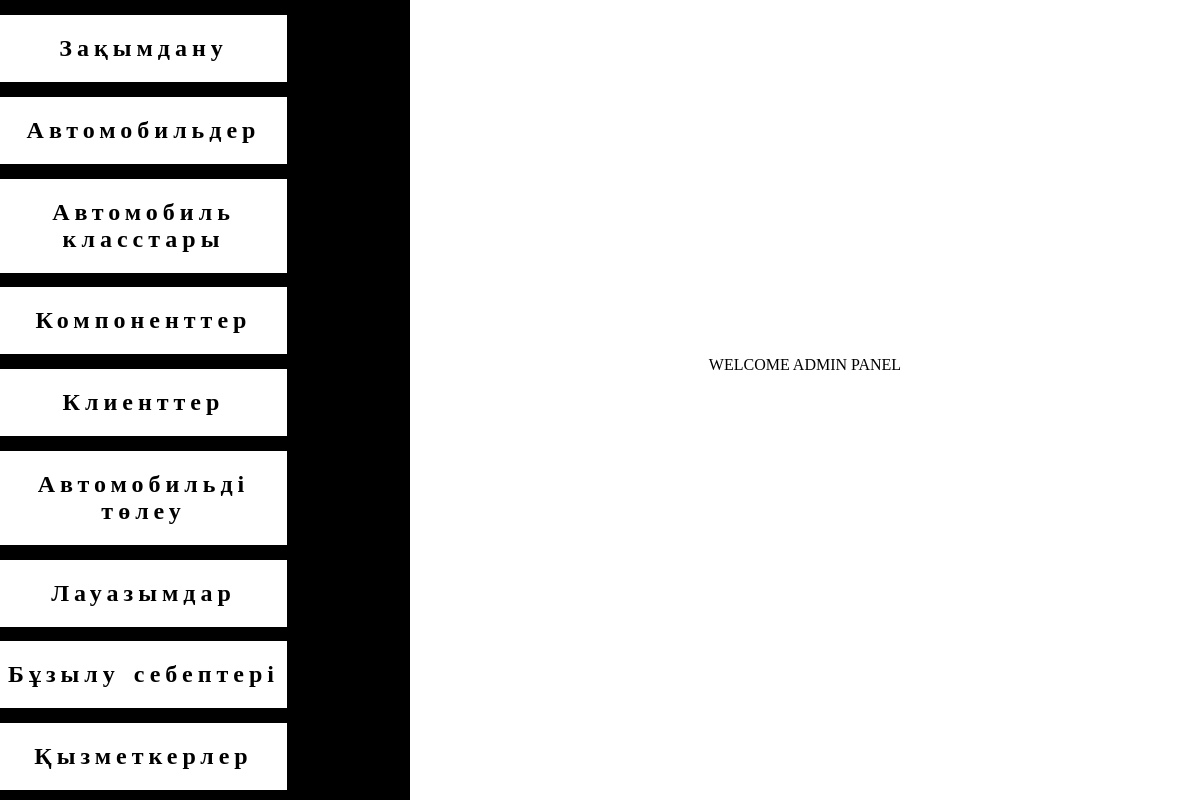
Before: /pages/admin/index.php with the older database file.
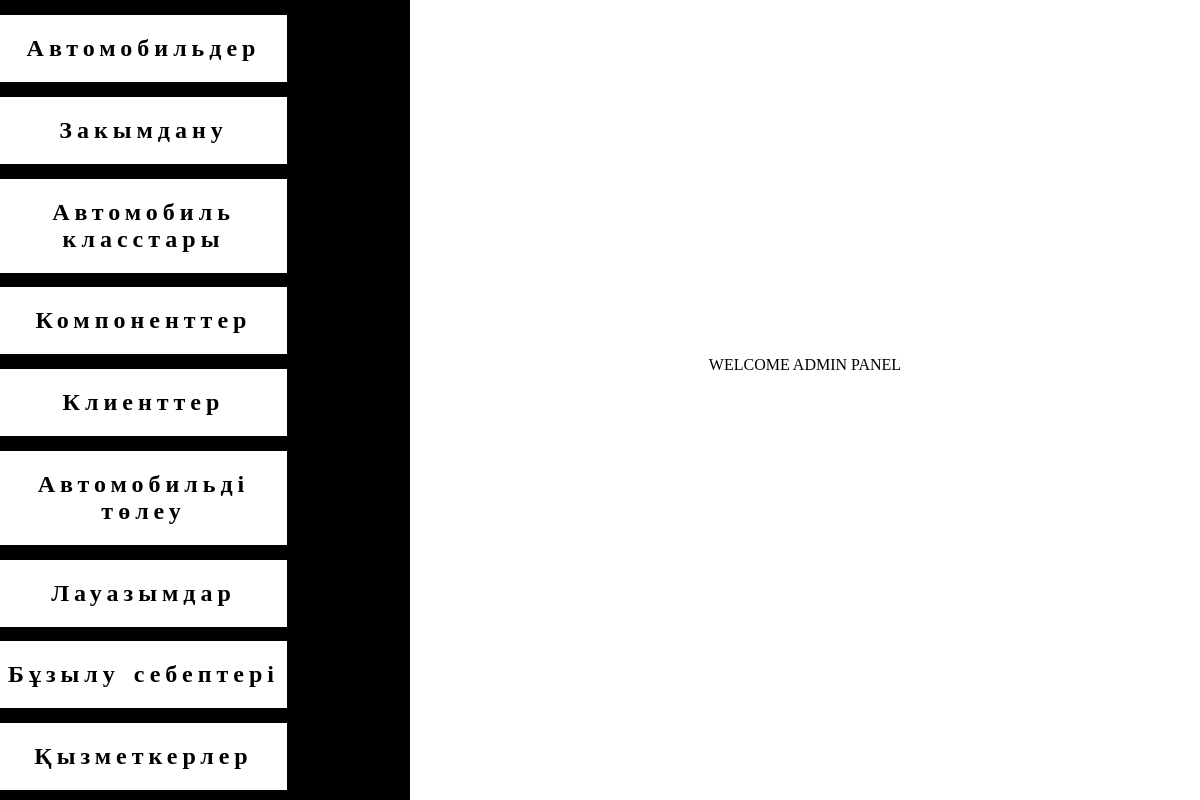
After: the same page with the newer database file.
### tables this page shows
CREATE TABLE `tablename` (
  `id` int(11) NOT NULL,
  `nameTable` varchar(255) DEFAULT NULL,
  `nameTableKZ` varchar(255) DEFAULT NULL,
  `nameTableRU` varchar(255) DEFAULT NULL
);

### pages/admin/index.php (the view, shortened to what this page needs)
<?php
include("../../inc/connect.php");
$tableNames = mysqli_query($connect, "SELECT * FROM `tablename`");
?>
<!DOCTYPE html>
<html lang="en">
<head>
    <link rel="stylesheet" href="css/style.css">
</head>
<body>
    <div class="admin__panel flex">
        <div class="admin__left__menu flex">
            <?php
            foreach ($tableNames as $tableName) {
            ?>
                <div class="left__menu__block"><a href="" class="left__menu__link" id="<? echo $tableName["nameTable"] ?>"><? echo $tableName["nameTableKZ"] ?></a></div>
            <?php
            }
            ?>
        </div>
        <div class="admin__panel__table">
            <div class="admin__panel__body">
                <div class="panel__body__table welcome">
                    <div class="welcome__content">
                        WELCOME ADMIN PANEL
                    </div>
                </div>
            </div>
        </div>
    </div>
</body>
</html>

### pages/admin/css/style.css (style rules this page uses)
.admin__panel { height: 100vh; }

### css/comon.css (style rules this page uses)
.flex { display: flex; }
* { margin: 0; padding: 0; box-sizing: border-box; color: white; text-decoration: none; }
a { text-decoration: none; display: inline-block; }

### pages/admin/css/left-menu.css (style rules this page uses)
.admin__left__menu { width: 410px; background-color: black; text-align: center; letter-spacing: 5px; flex-direction: column; justify-content: space-between; font-size: 24px; font-weight: 700; overflow-y: auto; position: relative; overflow-x: hidden; word-break: break-word; word-spacing: 2px; flex: 0 0 auto; padding: 10px 0px 10px 0px; }
.admin__panel__table { flex: 1 1 auto; color: black; overflow-y: auto; padding: 20px; height: 100%; }
.left__menu__block { width: 100%; text-align: left; margin-top: 5px; }
.admin__panel__body { height: calc(100% - 70px); width: 100%; }
.panel__body__table { color: black; display: none; }
.left__menu__link { padding: 20px 0; width: 70%; background-color: white; color: black; text-align: center; position: relative; word-break: break-word; word-spacing: 3px; transition: 0.5s all; }

### pages/admin/css/table.css (style rules this page uses)
.panel__body__table { overflow-y: auto; border: 3px solid black; }
.welcome { justify-content: center; align-items: center; color: #000; border: none; width: 100%; height: 100%; display: flex; }
.welcome__content { color: #000; }

Changed rows visible on the page:
removed tablename: nameTableKZ "Зақымдану"
added tablename: nameTableKZ "Закымдану"
